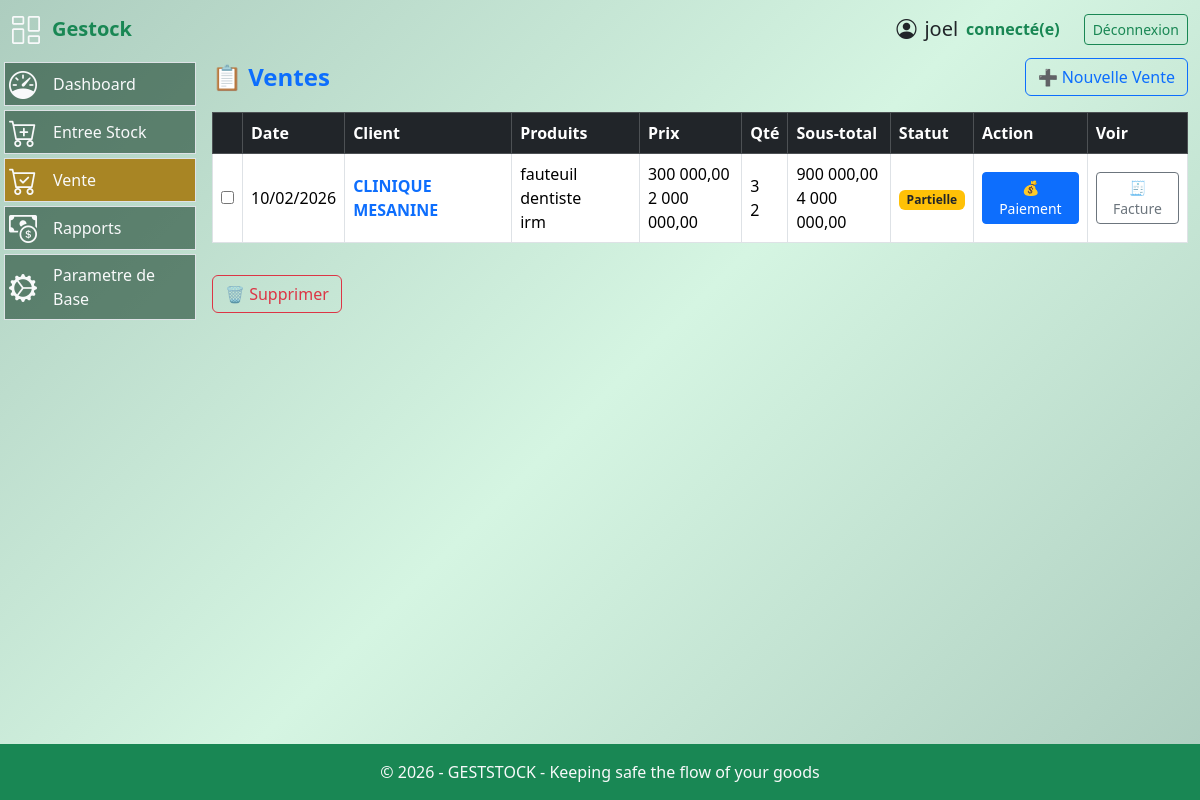
/vente/nouvelle (signed in), run on the app's committed database.
### models.py (models this page shows, shortened)
class User(UserMixin, db.Model):
  id = db.Column(db.Integer, primary_key=True)
  username = db.Column(db.String(64), index=True, nullable=False)
  email = db.Column(db.String(120), unique=True, nullable=False)
  password_hash = db.Column(db.String(256))
  role = db.Column(db.String(20), nullable=False, default='operateur')
  joined_at = db.Column(db.DateTime(), default = datetime.now(timezone.utc), index = True)
  must_change_password = db.Column(db.Boolean, default=False)
  __table_args__ = (
      db.UniqueConstraint('email', name='uq_user_email'),
  )

class Vente(db.Model):
    id = db.Column(db.Integer, primary_key=True)
    client_id = db.Column(db.Integer, db.ForeignKey('client.id'), nullable=False)
    date_vente = db.Column(db.DateTime(), default = datetime.now(timezone.utc), index = True)
    total = db.Column(db.Numeric(10, 2), nullable=False)
    montant_paye = db.Column(db.Numeric(10, 2), default=0)
    reste_a_payer = db.Column(db.Numeric(10, 2), nullable=False)
    statut_paiement = db.Column(
        db.String(20),
        default="impaye"   # impaye | partiel | paye
    )
    client = db.relationship('Client', backref='ventes')
    lignes = db.relationship(
        'LigneVente',
        backref='vente',
        lazy=True,
        cascade="all, delete-orphan"
    )
    paiements = db.relationship(
        'Paiement',
        backref='vente',
        cascade="all, delete-orphan"
    )

class Client(db.Model):
    id = db.Column(db.Integer, primary_key=True)
    nom_client = db.Column(db.String(100), nullable=False)
    telephone = db.Column(db.String(30))
    adresse_email = db.Column(db.String(255))
    ville = db.Column(db.String(100))
    numero_rcc = db.Column(db.String(50))

class LigneVente(db.Model):
    id = db.Column(db.Integer, primary_key=True)
    vente_id = db.Column(
        db.Integer,
        db.ForeignKey("vente.id", name="fk_ligne_vente_vente_id", ondelete="CASCADE" ),
        nullable=False
    )
    stock_id = db.Column(
        db.Integer,
        db.ForeignKey("stock.id", name="fk_ligne_vente_stock_id"),
        nullable=False
    )
    quantite = db.Column(db.Integer, nullable=False)
    prix_unitaire = db.Column(db.Numeric(10, 2), nullable=False)
    stock = db.relationship(
        "Stock",
        backref=db.backref("lignes", lazy=True)
    )

class Produit(db.Model):
  id = db.Column(db.Integer, primary_key=True)
  nom_produit = db.Column(db.String(128), nullable=False,index=True)
  code_produit = db.Column(db.String(256), nullable=False, unique=True)
  description = db.Column(db.String(256), nullable=False)
  image = db.Column(db.String(255), nullable=True)
  stocks = db.relationship("Stock", backref="produit", lazy=True)

### routes.py (the view, shortened to what this page needs)
@app.route('/vente/nouvelle', methods=['GET', 'POST'])
@login_required
def nouvelle_vente():
    clients = Client.query.order_by(Client.nom_client).all()
    produits = Produit.query.order_by(Produit.nom_produit).all()
    ventes = (
        Vente.query
        .options(
            joinedload(Vente.client),
            joinedload(Vente.lignes)
                .joinedload(LigneVente.stock)
                .joinedload(Stock.produit)
        )
        .order_by(Vente.id.desc())
        .all()
    )
    return render_template(
        'liste_vente.html',
        clients=clients,
        produits=produits,
        ventes=ventes
    )

### routes.py (called while the page is built)
@app.template_filter('money')
def montant_format(valeur):
    return f"{valeur:,.2f}".replace(",", " ").replace(".", ",")

@app.after_request
def disable_cache(response):
    response.headers["Cache-Control"] = "no-store, no-cache, must-revalidate, private"
    response.headers["Pragma"] = "no-cache"
    response.headers["Expires"] = "0"
    return response

@login_manager.user_loader
def load_user(user_id):
    return User.query.get(int(user_id))

@app.context_processor
def utility_processor():
    def is_active(prefix):
        return request.endpoint and prefix in request.endpoint
    return dict(is_active=is_active)

### templates/liste_vente.html (shortened to what this page needs)
{% extends "base.html" %}
{% block content %}
<div class="d-flex justify-content-between align-items-center mb-3">
  <h4 class="fw-bold text-primary mb-0">📋 Ventes</h4>
  <button class="btn btn-outline-primary"
          data-bs-toggle="modal"
          data-bs-target="#venteModal">
    ➕ Nouvelle Vente
  </button>
</div>
{% if ventes %}
<form action="{{ url_for('supprimer_ventes') }}" method="post">
  <div class="table-responsive" style="max-height: 380px; overflow-y: auto;">
    <table class="table table-hover table-bordered align-middle">
      <thead class="table-dark sticky-top">
        <tr>
          <th width="30"></th>
          <th>Date</th>
          <th>Client</th>
          <th>Produits</th>
          <th>Prix</th>
          <th>Qté</th>
          <th>Sous-total</th>
          <th>Statut</th>
          <th>Action</th>
          <th>Voir</th>
        </tr>
      </thead>
      <tbody>
      {% for vente in ventes %}
        <tr ondblclick="ouvrirEdition(this)"
            data-id="{{ vente.id }}"
            style="cursor:pointer">
          <td class="text-center">
            <input type="checkbox" name="vente_ids" value="{{ vente.id }}">
          </td>
          <td>{{ vente.date_vente.strftime('%d/%m/%Y') }}</td>
          <td class="fw-bold text-primary">
            {{ vente.client.nom_client }}
          </td>
          <td class="cell-divided">
            {% for ligne in vente.lignes %}
              {% if ligne.stock and ligne.stock.produit %}
                <div>{{ ligne.stock.produit.nom_produit }}</div>
              {% else %}
                <div class="text-danger">Produit supprimé</div>
              {% endif %}
            {% endfor %}
          </td>
          <td class="cell-divided">
            {% for ligne in vente.lignes %}
              <div>{{ (ligne.prix_unitaire) | money}}</div>
            {% endfor %}
          </td>
          <td class="cell-divided">
            {% for ligne in vente.lignes %}
              <div>{{ ligne.quantite }}</div>
            {% endfor %}
          </td>
          <td class="cell-divided">
            {% for ligne in vente.lignes %}
              <div>{{ (ligne.quantite * ligne.prix_unitaire) | money}}</div>
            {% endfor %}
          </td>
          <td>
            {% if vente.statut_paiement == "paye" %}
              <span class="badge bg-success">Payée</span>
            {% elif vente.statut_paiement == "partiel" %}
              <span class="badge bg-warning text-dark">Partielle</span>
            {% else %}
              <span class="badge bg-danger">Impayée</span>
            {% endif %}
          </td>
          <td>
            <a href="{{ url_for('paiement_vente', vente_id=vente.id) }}"
               class="btn btn-sm btn-primary">
              💰 Paiement
            </a>
          </td>
            <td>
              <a href="{{ url_for('voir_facture', vente_id=vente.id) }}"
                class="btn btn-sm btn-outline-secondary">
                🧾 Facture
              </a>
            </td>
        </tr>
      {% endfor %}
      </tbody>
    </table>
  </div>
  <button type="submit"
          class="btn btn-outline-danger mt-3"
          onclick="return confirm('Voulez-vous supprimer les ventes sélectionnées ?')">
    🗑️ Supprimer
  </button>
</form>
{% else %}
<div class="alert alert-warning text-center">
  Aucune vente enregistrée.
</div>
{% endif %}
{% endblock %}

### templates/base.html (shortened to what this page needs)
<!DOCTYPE html>
<html lang="fr">
<head>
    <link rel="stylesheet" href="/static/style/styles.css">
    <link rel="stylesheet" href="{{ url_for('static', filename='css/bootstrap.min.css') }}">
    <link rel="stylesheet" href="{{ url_for('static', filename='style/styles.css') }}">
    <link rel="stylesheet" href="https://cdn.jsdelivr.net/npm/bootstrap-icons@1.11.3/font/bootstrap-icons.css">
</head>
<body class="d-flex flex-column min-vh-100 bg-gradient-success">
    <header class="container-fluid py-2">
        <div class="row align-items-between">
            <div class="col-2 gap-2 d-flex align-items-center">
                    <i class="bi bi-columns-gap text-light fs-3"></i>
                <span class="fs-5 px-1 fw-semibold text-success">
                    Gestock
                </span>
            </div>
            <div class="col-10 d-flex gap-4 justify-content-end align-items-center">
                {% if current_user.is_authenticated %}
                    <div class="d-flex justify-content-end align-items-center ">
                        <span class="fs-5 d-flex justify-content-end mx-2 align-items-center">
                            <i class="bi bi-person-circle fs-5 mx-2"></i>
                            {{ current_user.username }}
                        </span>
                        <span class="fs-6 fw-semibold text-success">connecté(e)</span>
                    </div>
                    <div>
                        <a href="{{ url_for('logout') }}" class="btn btn-sm btn-outline-success">
                            Déconnexion
                        </a>
                    </div>
                {% endif %}
            </div>
        </div>
    </header>
    <main class="container-fluid flex-fill">
            <div class="row">
                {% if current_user.is_authenticated %}
                {% if request.path.startswith('/gestion_materiel') %}
                <nav class="col-3 col-md-2 p-1">
                            {% set active_pages = ['paiement', 'produit', 'client', 'dashboard', 'transaction', 'facture', 'stock', 'user'] %}
                        <ul class="nav flex-column gap-1">
                            {% if current_user.role in ["admin","operateur"] %}
                            <li class="nav-item  px-1  {{ 'active bg-nav2' if is_active('client') else '' }}
                                bg-nav-hover bg-nav border d-flex flex-fill justify-content-start align-items-center">
                                <i class="bi bi-person-standing text-light fs-3"></i>
                                <a class="nav-link active text-light" href="{{ url_for('client') }}">Gestion Clients</a>
                            </li>
                            <li class="{{ 'active bg-nav2' if is_active('produit') else '' }} nav-item bg-nav-hover bg-nav px-1 border d-flex flex-fill justify-content-start align-items-center">
                                <i class="bi bi-bag-fill text-light fs-3"></i>
                                <a class="nav-link text-light" href="{{url_for('produit')}}">Gestion Produits</a>
                            </li>
                            {% endif %}
                            {% if current_user.role == "admin" %}
                            <li class="{{ 'bg-nav2' if is_active('compagnie') else '' }} nav-item bg-nav-hover bg-nav px-1 border d-flex flex-fill justify-content-start align-items-center">
                                <i class="bi bi-building fs-3 text-light"></i>
                                <a class="nav-link text-light" href="{{url_for('compagnie')}}">Ma Compagnie</a>
                            </li>
                            <li class="{{ 'bg-nav2' if is_active('user') else '' }} nav-item bg-nav-hover bg-nav px-1 border d-flex flex-fill justify-content-start align-items-center">
                                <i class="bi bi-people fs-3 text-light"></i>
                                <a class="nav-link text-light" href="{{url_for('user')}}">Gestion Utilisateurs</a>
                            </li>
                            {% endif %}
                            {% if current_user.role in ["admin","operateur"] %}
                            <li class="nav-item bg-nav-hover bg-nav px-1 border d-flex flex-fill justify-content-start align-items-center">
                                <i class="bi bi-arrow-left-square-fill text-light fs-3"></i>
                                {% if current_user.role == "admin" %}
                                <a class="nav-link text-light"  href="{{url_for('dashboard')}}">Retour</a>
                                {% else %}
                                <a class="nav-link text-light"  href="{{url_for('etat_stock')}}">Retour</a>
                                {% endif %}
                            </li>
                            {% endif %}
                        </ul>
                    </nav>
                    {% else %}
                    <nav class="col-3 col-md-2 p-1">
                        <ul class="nav flex-column gap-1">
                            {% if current_user.role == "admin" %}
                            <li class=" {{ 'bg-nav2' if is_active('dashboard') else '' }} nav-item bg-nav-hover bg-nav px-1 border d-flex flex-fill justify-content-start align-items-center">
                                <i class="bi bi-speedometer text-light fs-3"></i>
                                <a class="nav-link active text-light" href="{{ url_for('dashboard') }}">Dashboard</a>
                            </li>
                            {% endif %}
                            {% if current_user.role in ["admin","operateur"] %}
                            <li class=" {{ 'bg-nav2' if is_active('etat_stock') else '' }} nav-item bg-nav-hover bg-nav px-1 border d-flex flex-fill justify-content-start align-items-center">
                                <i class="bi-cart-plus text-light fs-3"></i>
                                <a class="nav-link text-light" href="{{url_for('etat_stock')}}">Entree Stock</a>
                            </li>
                            {% endif %}
                            {% if current_user.role == "admin" %}
                            <li class="{{ 'bg-nav2' if is_active('nouvelle_vente') else '' }} nav-item bg-nav-hover bg-nav px-1 border d-flex flex-fill justify-content-start align-items-center">
                                <i class="bi-cart-check text-light fs-3"></i>
                                <a class="nav-link text-light" href="{{url_for('nouvelle_vente')}}">Vente</a>
                            </li>
                            <li class="{{ 'bg-nav2' if is_active('rapport') else '' }} nav-item bg-nav-hover bg-nav px-1 border d-flex flex-fill justify-content-start align-items-center">
                                <i class="bi bi-cash-coin text-light fs-3"></i>
                                <a class="nav-link text-light" href="{{url_for('rapport')}}">Rapports</a>
                            </li>
                            {% endif %}
                            {% if current_user.role in ["admin","operateur"] %}
                            <li class="nav-item bg-nav-hover bg-nav px-1 border d-flex flex-fill justify-content-start align-items-center">
                                <i class="bi bi-gear-wide-connected text-light fs-3"></i>
                                <a class="nav-link text-light" href="{{url_for('client')}}">Parametre de Base</a>
                            </li>
                            {% endif %}
                        </ul>
                    </nav>
                    {% endif %}
                 {% endif %}
                  <section class="{% if current_user.is_authenticated %}col-9 col-md-10{% else %}col-12{% endif %}">
                     {% block content %}{% endblock %}
                  </section>
             </div>
    </main>
    <footer class="bg-success text-light text-center py-3 mt-auto">
        <p class="mb-0">© 2026 - GESTSTOCK - Keeping safe the flow of your goods </p>
    </footer>
</body>
</html>

### static/style/styles.css (style rules this page uses)
body,html { min-height: 100%; }
.bg-gradient-success { background: linear-gradient(135deg, #adcdbf, #d5f5e2, #adcdbf); }
.bg-nav { background-color: #113a248f; }
.bg-nav2 { background-color: #a88524; }

### data on the page
User: username "joel"
Vente: date_vente "10/02/2026", client.nom_client "CLINIQUE MESANINE", statut_paiement "Partielle"
LigneVente: stock.produit.nom_produit "fauteuil dentiste", prix_unitaire "300 000,00", quantite "3", (ligne.quantite*ligne.prix_unitaire)|money "900 000,00"
LigneVente: stock.produit.nom_produit "irm", prix_unitaire "2 000 000,00", quantite "2", (ligne.quantite*ligne.prix_unitaire)|money "4 000 000,00"
